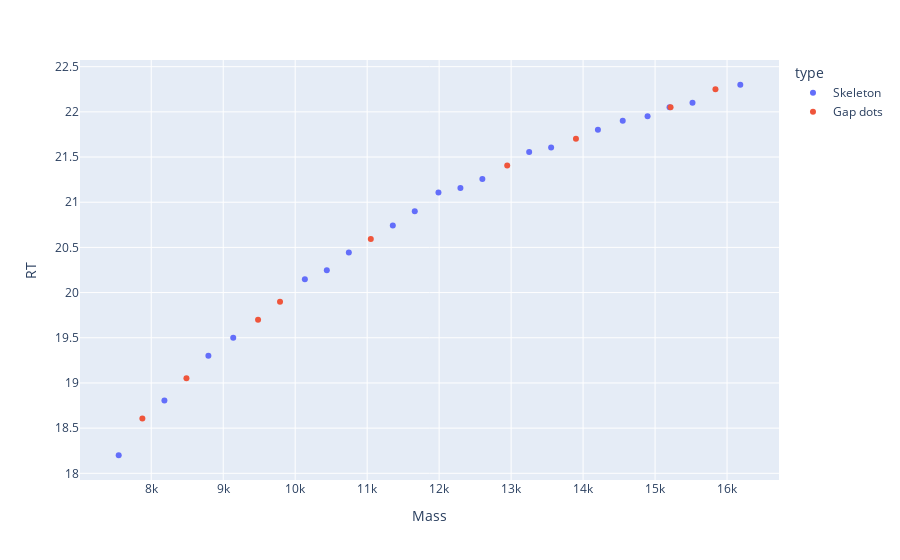

Write notebook code for a chart like this one.
### Code cell
# df_tmp = df_acu.copy()
# df_match_rsv = match_dfs(df_tmp, df_rsv_ad)
# df_match_rsv.RT /= 21.58822

# df_tmp.Mass -= 18
# df_match_rsv_trf = match_dfs(df_tmp, df_rsv)
# df_match_rsv_trf.RT /= 3.2047

# dfa = df_match_rsv.copy()
# dfb = df_match_rsv_trf.copy()
# dfa['type'] = 'tRNA'
# dfb['type'] = 'tRF'
# df_merge = pd.concat([dfa, dfb])
# df_merge.to_excel('/Users/bryan/Documents/Data/Glu_tRFs/rsv.xlsx')

plotly_zones(dfa, dfb, names=['Skeleton', 'Gap dots'])

plt, fig = plot_zones(dfa, dfb, names=['tRNA', 'tRF'])
# fig.tight_layout()
# plt.savefig('/Users/bryan/Documents/BioPharmaFinder/Draw/Outputs_Fig4/rsv_trna_trf.svg', transparent=True, dpi=300)

### Figure 1 — Plotly figure (JSON) as saved in the notebook; plotly's stock layout.template omitted (floating-point values rounded to 4 significant figures)
{"data": [{"hovertemplate": "type=Skeleton<br>Mass=%{x}<br>RT=%{y}<extra></extra>", "legendgroup": "Skeleton", "marker": {"color": "#636efa", "symbol": "circle"}, "mode": "markers", "name": "Skeleton", "orientation": "v", "showlegend": true, "type": "scatter", "x": [7548.0, 8183.0, 8794.0, 9139.0, 10130.0, 10440.0, 10750.0, 11360.0, 11660.0, 11990.0, 12300.0, 12600.0, 13250.0, 13560.0, 14210.0, 14550.0, 14900.0, 15200.0, 15520.0, 16180.0], "xaxis": "x", "y": [18.2, 18.8, 19.3, 19.5, 20.15, 20.25, 20.44, 20.74, 20.9, 21.11, 21.16, 21.26, 21.55, 21.6, 21.8, 21.9, 21.95, 22.05, 22.1, 22.3], "yaxis": "y"}, {"hovertemplate": "type=Gap dots<br>Mass=%{x}<br>RT=%{y}<extra></extra>", "legendgroup": "Gap dots", "marker": {"color": "#EF553B", "symbol": "circle"}, "mode": "markers", "name": "Gap dots", "orientation": "v", "showlegend": true, "type": "scatter", "x": [7877.0, 8489.0, 9484.0, 9789.0, 11050.0, 12950.0, 13900.0, 15220.0, 15840.0], "xaxis": "x", "y": [18.61, 19.05, 19.7, 19.9, 20.59, 21.41, 21.7, 22.05, 22.25], "yaxis": "y"}], "layout": {"legend": {"title": {"text": "type"}, "tracegroupgap": 0}, "margin": {"t": 60}, "xaxis": {"anchor": "y", "domain": [0, 1], "title": {"text": "Mass"}}, "yaxis": {"anchor": "x", "domain": [0, 1], "title": {"text": "RT"}}}}
